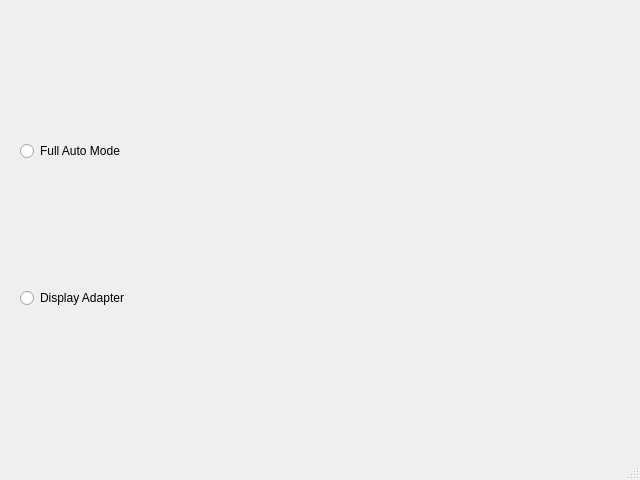
<?xml version="1.0" encoding="UTF-8"?>
<ui version="4.0">
 <class>Settings</class>
 <widget class="QMainWindow" name="Settings">
  <property name="geometry">
   <rect>
    <x>0</x>
    <y>0</y>
    <width>640</width>
    <height>480</height>
   </rect>
  </property>
  <property name="windowTitle">
   <string>Settings</string>
  </property>
  <widget class="QWidget" name="centralwidget">
   <widget class="QWidget" name="verticalLayoutWidget">
    <property name="geometry">
     <rect>
      <x>10</x>
      <y>10</y>
      <width>621</width>
      <height>431</height>
     </rect>
    </property>
    <layout class="QVBoxLayout" name="verticalLayout">
     <property name="leftMargin">
      <number>10</number>
     </property>
     <property name="topMargin">
      <number>10</number>
     </property>
     <property name="rightMargin">
      <number>10</number>
     </property>
     <property name="bottomMargin">
      <number>10</number>
     </property>
     <item>
      <widget class="QRadioButton" name="radioButton">
       <property name="text">
        <string>Full Auto Mode</string>
       </property>
      </widget>
     </item>
     <item>
      <widget class="QRadioButton" name="radioButton_2">
       <property name="text">
        <string>Display Adapter</string>
       </property>
      </widget>
     </item>
    </layout>
   </widget>
  </widget>
  <widget class="QMenuBar" name="menubar">
   <property name="geometry">
    <rect>
     <x>0</x>
     <y>0</y>
     <width>640</width>
     <height>21</height>
    </rect>
   </property>
  </widget>
  <widget class="QStatusBar" name="statusbar"/>
 </widget>
 <resources/>
 <connections/>
</ui>
